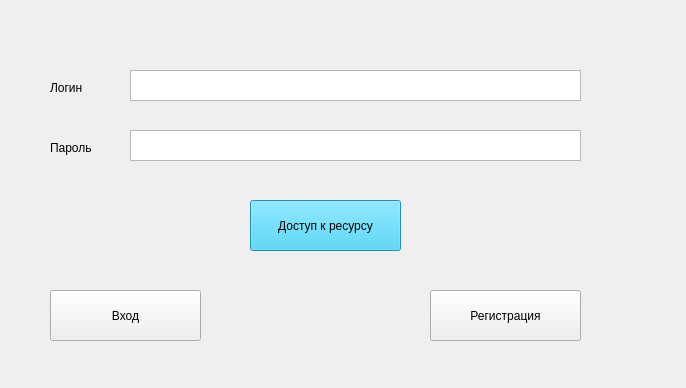
<?xml version="1.0" encoding="UTF-8"?>
<ui version="4.0">
 <class>login_Window</class>
 <widget class="QMainWindow" name="login_Window">
  <property name="geometry">
   <rect>
    <x>0</x>
    <y>0</y>
    <width>686</width>
    <height>388</height>
   </rect>
  </property>
  <property name="maximumSize">
   <size>
    <width>686</width>
    <height>388</height>
   </size>
  </property>
  <property name="windowTitle">
   <string>Авторизация</string>
  </property>
  <property name="autoFillBackground">
   <bool>false</bool>
  </property>
  <widget class="QWidget" name="centralwidget">
   <widget class="QPushButton" name="btn_openResource">
    <property name="geometry">
     <rect>
      <x>250</x>
      <y>200</y>
      <width>151</width>
      <height>51</height>
     </rect>
    </property>
    <property name="palette">
     <palette>
      <active>
       <colorrole role="WindowText">
        <brush brushstyle="SolidPattern">
         <color alpha="255">
          <red>0</red>
          <green>0</green>
          <blue>0</blue>
         </color>
        </brush>
       </colorrole>
       <colorrole role="Button">
        <brush brushstyle="SolidPattern">
         <color alpha="255">
          <red>48</red>
          <green>199</green>
          <blue>240</blue>
         </color>
        </brush>
       </colorrole>
       <colorrole role="Light">
        <brush brushstyle="SolidPattern">
         <color alpha="255">
          <red>156</red>
          <green>234</green>
          <blue>255</blue>
         </color>
        </brush>
       </colorrole>
       <colorrole role="Midlight">
        <brush brushstyle="SolidPattern">
         <color alpha="255">
          <red>102</red>
          <green>216</green>
          <blue>247</blue>
         </color>
        </brush>
       </colorrole>
       <colorrole role="Dark">
        <brush brushstyle="SolidPattern">
         <color alpha="255">
          <red>24</red>
          <green>99</green>
          <blue>120</blue>
         </color>
        </brush>
       </colorrole>
       <colorrole role="Mid">
        <brush brushstyle="SolidPattern">
         <color alpha="255">
          <red>32</red>
          <green>133</green>
          <blue>160</blue>
         </color>
        </brush>
       </colorrole>
       <colorrole role="Text">
        <brush brushstyle="SolidPattern">
         <color alpha="255">
          <red>0</red>
          <green>0</green>
          <blue>0</blue>
         </color>
        </brush>
       </colorrole>
       <colorrole role="BrightText">
        <brush brushstyle="SolidPattern">
         <color alpha="255">
          <red>255</red>
          <green>255</green>
          <blue>255</blue>
         </color>
        </brush>
       </colorrole>
       <colorrole role="ButtonText">
        <brush brushstyle="SolidPattern">
         <color alpha="255">
          <red>0</red>
          <green>0</green>
          <blue>0</blue>
         </color>
        </brush>
       </colorrole>
       <colorrole role="Base">
        <brush brushstyle="SolidPattern">
         <color alpha="255">
          <red>255</red>
          <green>255</green>
          <blue>255</blue>
         </color>
        </brush>
       </colorrole>
       <colorrole role="Window">
        <brush brushstyle="SolidPattern">
         <color alpha="255">
          <red>48</red>
          <green>199</green>
          <blue>240</blue>
         </color>
        </brush>
       </colorrole>
       <colorrole role="Shadow">
        <brush brushstyle="SolidPattern">
         <color alpha="255">
          <red>0</red>
          <green>0</green>
          <blue>0</blue>
         </color>
        </brush>
       </colorrole>
       <colorrole role="AlternateBase">
        <brush brushstyle="SolidPattern">
         <color alpha="255">
          <red>151</red>
          <green>227</green>
          <blue>247</blue>
         </color>
        </brush>
       </colorrole>
       <colorrole role="ToolTipBase">
        <brush brushstyle="SolidPattern">
         <color alpha="255">
          <red>255</red>
          <green>255</green>
          <blue>220</blue>
         </color>
        </brush>
       </colorrole>
       <colorrole role="ToolTipText">
        <brush brushstyle="SolidPattern">
         <color alpha="255">
          <red>0</red>
          <green>0</green>
          <blue>0</blue>
         </color>
        </brush>
       </colorrole>
      </active>
      <inactive>
       <colorrole role="WindowText">
        <brush brushstyle="SolidPattern">
         <color alpha="255">
          <red>0</red>
          <green>0</green>
          <blue>0</blue>
         </color>
        </brush>
       </colorrole>
       <colorrole role="Button">
        <brush brushstyle="SolidPattern">
         <color alpha="255">
          <red>48</red>
          <green>199</green>
          <blue>240</blue>
         </color>
        </brush>
       </colorrole>
       <colorrole role="Light">
        <brush brushstyle="SolidPattern">
         <color alpha="255">
          <red>156</red>
          <green>234</green>
          <blue>255</blue>
         </color>
        </brush>
       </colorrole>
       <colorrole role="Midlight">
        <brush brushstyle="SolidPattern">
         <color alpha="255">
          <red>102</red>
          <green>216</green>
          <blue>247</blue>
         </color>
        </brush>
       </colorrole>
       <colorrole role="Dark">
        <brush brushstyle="SolidPattern">
         <color alpha="255">
          <red>24</red>
          <green>99</green>
          <blue>120</blue>
         </color>
        </brush>
       </colorrole>
       <colorrole role="Mid">
        <brush brushstyle="SolidPattern">
         <color alpha="255">
          <red>32</red>
          <green>133</green>
          <blue>160</blue>
         </color>
        </brush>
       </colorrole>
       <colorrole role="Text">
        <brush brushstyle="SolidPattern">
         <color alpha="255">
          <red>0</red>
          <green>0</green>
          <blue>0</blue>
         </color>
        </brush>
       </colorrole>
       <colorrole role="BrightText">
        <brush brushstyle="SolidPattern">
         <color alpha="255">
          <red>255</red>
          <green>255</green>
          <blue>255</blue>
         </color>
        </brush>
       </colorrole>
       <colorrole role="ButtonText">
        <brush brushstyle="SolidPattern">
         <color alpha="255">
          <red>0</red>
          <green>0</green>
          <blue>0</blue>
         </color>
        </brush>
       </colorrole>
       <colorrole role="Base">
        <brush brushstyle="SolidPattern">
         <color alpha="255">
          <red>255</red>
          <green>255</green>
          <blue>255</blue>
         </color>
        </brush>
       </colorrole>
       <colorrole role="Window">
        <brush brushstyle="SolidPattern">
         <color alpha="255">
          <red>48</red>
          <green>199</green>
          <blue>240</blue>
         </color>
        </brush>
       </colorrole>
       <colorrole role="Shadow">
        <brush brushstyle="SolidPattern">
         <color alpha="255">
          <red>0</red>
          <green>0</green>
          <blue>0</blue>
         </color>
        </brush>
       </colorrole>
       <colorrole role="AlternateBase">
        <brush brushstyle="SolidPattern">
         <color alpha="255">
          <red>151</red>
          <green>227</green>
          <blue>247</blue>
         </color>
        </brush>
       </colorrole>
       <colorrole role="ToolTipBase">
        <brush brushstyle="SolidPattern">
         <color alpha="255">
          <red>255</red>
          <green>255</green>
          <blue>220</blue>
         </color>
        </brush>
       </colorrole>
       <colorrole role="ToolTipText">
        <brush brushstyle="SolidPattern">
         <color alpha="255">
          <red>0</red>
          <green>0</green>
          <blue>0</blue>
         </color>
        </brush>
       </colorrole>
      </inactive>
      <disabled>
       <colorrole role="WindowText">
        <brush brushstyle="SolidPattern">
         <color alpha="255">
          <red>24</red>
          <green>99</green>
          <blue>120</blue>
         </color>
        </brush>
       </colorrole>
       <colorrole role="Button">
        <brush brushstyle="SolidPattern">
         <color alpha="255">
          <red>48</red>
          <green>199</green>
          <blue>240</blue>
         </color>
        </brush>
       </colorrole>
       <colorrole role="Light">
        <brush brushstyle="SolidPattern">
         <color alpha="255">
          <red>156</red>
          <green>234</green>
          <blue>255</blue>
         </color>
        </brush>
       </colorrole>
       <colorrole role="Midlight">
        <brush brushstyle="SolidPattern">
         <color alpha="255">
          <red>102</red>
          <green>216</green>
          <blue>247</blue>
         </color>
        </brush>
       </colorrole>
       <colorrole role="Dark">
        <brush brushstyle="SolidPattern">
         <color alpha="255">
          <red>24</red>
          <green>99</green>
          <blue>120</blue>
         </color>
        </brush>
       </colorrole>
       <colorrole role="Mid">
        <brush brushstyle="SolidPattern">
         <color alpha="255">
          <red>32</red>
          <green>133</green>
          <blue>160</blue>
         </color>
        </brush>
       </colorrole>
       <colorrole role="Text">
        <brush brushstyle="SolidPattern">
         <color alpha="255">
          <red>24</red>
          <green>99</green>
          <blue>120</blue>
         </color>
        </brush>
       </colorrole>
       <colorrole role="BrightText">
        <brush brushstyle="SolidPattern">
         <color alpha="255">
          <red>255</red>
          <green>255</green>
          <blue>255</blue>
         </color>
        </brush>
       </colorrole>
       <colorrole role="ButtonText">
        <brush brushstyle="SolidPattern">
         <color alpha="255">
          <red>24</red>
          <green>99</green>
          <blue>120</blue>
         </color>
        </brush>
       </colorrole>
       <colorrole role="Base">
        <brush brushstyle="SolidPattern">
         <color alpha="255">
          <red>48</red>
          <green>199</green>
          <blue>240</blue>
         </color>
        </brush>
       </colorrole>
       <colorrole role="Window">
        <brush brushstyle="SolidPattern">
         <color alpha="255">
          <red>48</red>
          <green>199</green>
          <blue>240</blue>
         </color>
        </brush>
       </colorrole>
       <colorrole role="Shadow">
        <brush brushstyle="SolidPattern">
         <color alpha="255">
          <red>0</red>
          <green>0</green>
          <blue>0</blue>
         </color>
        </brush>
       </colorrole>
       <colorrole role="AlternateBase">
        <brush brushstyle="SolidPattern">
         <color alpha="255">
          <red>48</red>
          <green>199</green>
          <blue>240</blue>
         </color>
        </brush>
       </colorrole>
       <colorrole role="ToolTipBase">
        <brush brushstyle="SolidPattern">
         <color alpha="255">
          <red>255</red>
          <green>255</green>
          <blue>220</blue>
         </color>
        </brush>
       </colorrole>
       <colorrole role="ToolTipText">
        <brush brushstyle="SolidPattern">
         <color alpha="255">
          <red>0</red>
          <green>0</green>
          <blue>0</blue>
         </color>
        </brush>
       </colorrole>
      </disabled>
     </palette>
    </property>
    <property name="text">
     <string>Доступ к ресурсу</string>
    </property>
   </widget>
   <widget class="QPushButton" name="btn_regist">
    <property name="geometry">
     <rect>
      <x>430</x>
      <y>290</y>
      <width>151</width>
      <height>51</height>
     </rect>
    </property>
    <property name="text">
     <string>Регистрация</string>
    </property>
   </widget>
   <widget class="QPushButton" name="btn_open">
    <property name="geometry">
     <rect>
      <x>50</x>
      <y>290</y>
      <width>151</width>
      <height>51</height>
     </rect>
    </property>
    <property name="text">
     <string>Вход</string>
    </property>
   </widget>
   <widget class="QLabel" name="label">
    <property name="geometry">
     <rect>
      <x>50</x>
      <y>80</y>
      <width>55</width>
      <height>16</height>
     </rect>
    </property>
    <property name="text">
     <string>Логин</string>
    </property>
   </widget>
   <widget class="QLabel" name="label_2">
    <property name="geometry">
     <rect>
      <x>50</x>
      <y>140</y>
      <width>55</width>
      <height>16</height>
     </rect>
    </property>
    <property name="text">
     <string>Пароль</string>
    </property>
   </widget>
   <widget class="QTextEdit" name="txt_login">
    <property name="geometry">
     <rect>
      <x>130</x>
      <y>70</y>
      <width>451</width>
      <height>31</height>
     </rect>
    </property>
   </widget>
   <widget class="QTextEdit" name="txt_password">
    <property name="geometry">
     <rect>
      <x>130</x>
      <y>130</y>
      <width>451</width>
      <height>31</height>
     </rect>
    </property>
   </widget>
  </widget>
 </widget>
 <resources/>
 <connections/>
</ui>
